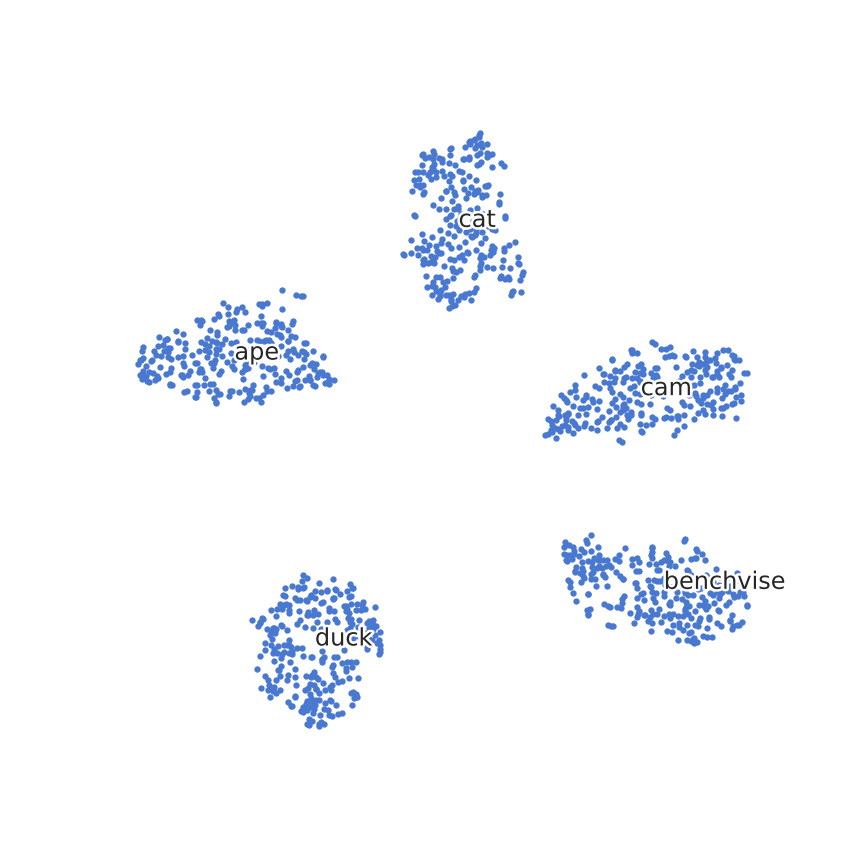
//> input picture embeddings.png, 864 x 864 px
$ ./Sobel_Filter ../embeddings.png   (built with g++ and OpenCV 4)
//> lines starting //> are read from the running program, lines starting //| are printed output that depends on the picture
#include <opencv2/imgproc.hpp>
//#include <opencv2/highui.hpp>
#include <opencv2/opencv.hpp>
#include <iostream>

using namespace cv;
using namespace std;

int main(int argc, char** argv)
{
	cv::CommandLineParser parser(argc, argv,
					"{@input    |lena.png|input image}"
					"{ksize    k|1|ksize (press 'k' to increase value)}"
					"{scale    s|1|ksize (press 's' to increase value)}"
					"{delta    d|0|ksize (press 'd' to increase value)}"
					"{help     h|false|press 'k' to show help}");

	cout<<"This program uses Sobel filters for edge detection\n\n";
	parser.printMessage();
	cout<<"\nPress ESC to exit. \nR to reset values";

	// Declaring Variables

	Mat image, src, src_gray;
	Mat grad;
	const String window_name = "Sobel Demo - Edge Detector";
	int ksize = parser.get<int>("ksize");
	int scale = parser.get<int>("scale");
	int delta = parser.get<int>("delta");
	int ddepth = CV_16S;

	String imageName = parser.get<String>("@input");
	image = imread(imageName, IMREAD_COLOR);
//> image is the input picture: 864 rows x 864 cols, CV_8UC3; mean B, G, R 252.6, 249, 247

	for(;;)
	{
		//removing noise by gaussian blur
		GaussianBlur(image, src, Size(3,3), 0, 0, BORDER_DEFAULT);

		// Convert to Grayscale
		cvtColor(src, src_gray, COLOR_BGR2GRAY);
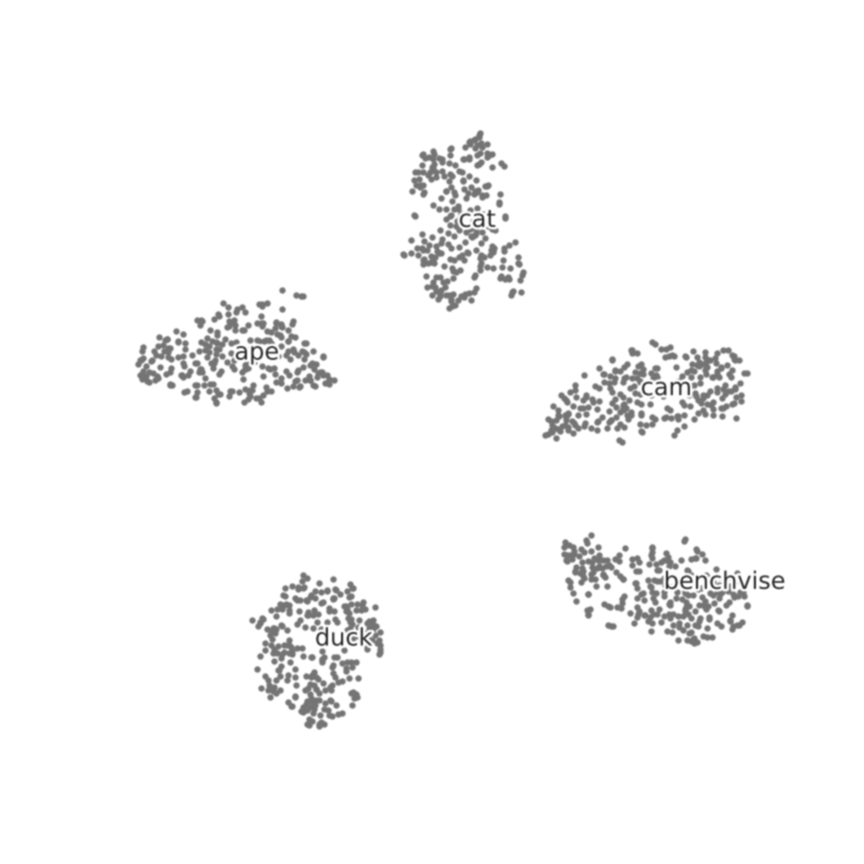
//> src_gray: 864 rows x 864 cols, CV_8UC1; min 46, max 255, mean 248.8

		// calculating Gradients
		Mat grad_x, grad_y;
		Mat abs_grad_x, abs_grad_y;

		Sobel(src_gray, grad_x, ddepth, 1, 0, ksize, scale, delta, BORDER_DEFAULT);
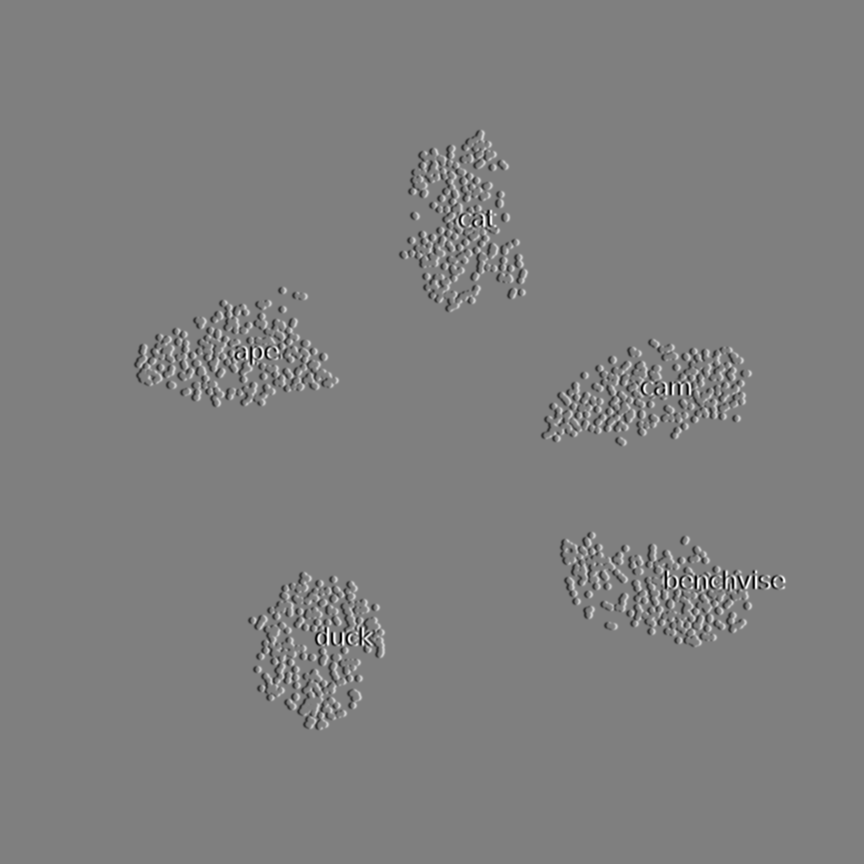
//> grad_x: 864 rows x 864 cols, CV_16SC1; min -163, max 163, mean 0; drawn with min black and max white

		Sobel(src_gray, grad_y, ddepth, 0, 1, ksize, scale, delta, BORDER_DEFAULT);
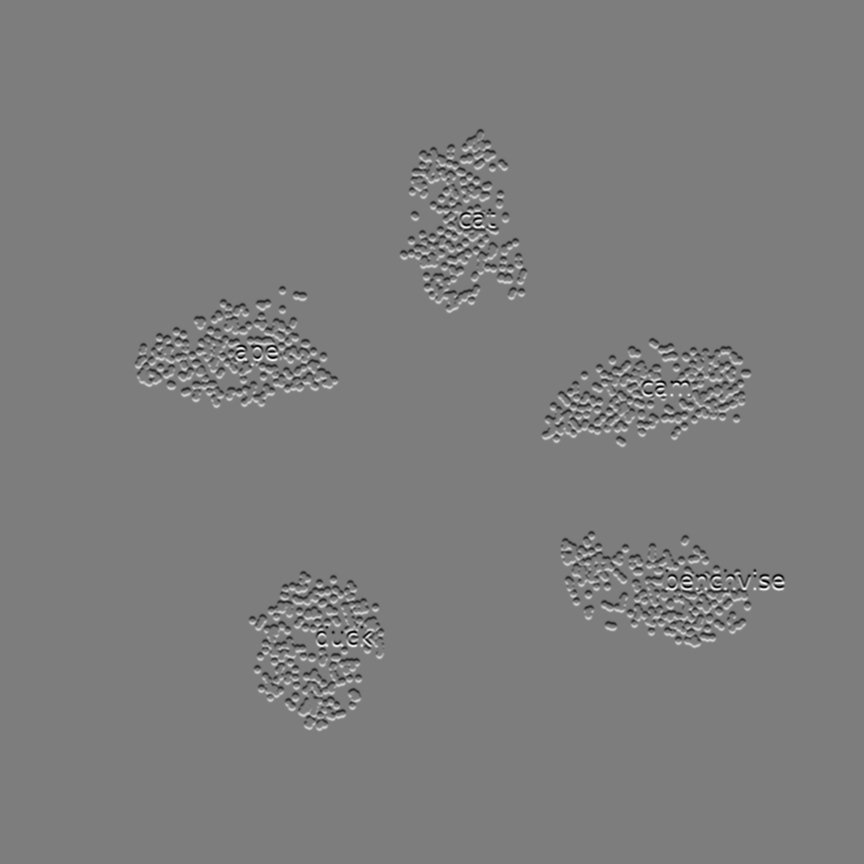
//> grad_y: 864 rows x 864 cols, CV_16SC1; min -153, max 158, mean 0; drawn with min black and max white

		// Converting back to CV_8U
		convertScaleAbs(grad_x, abs_grad_x);
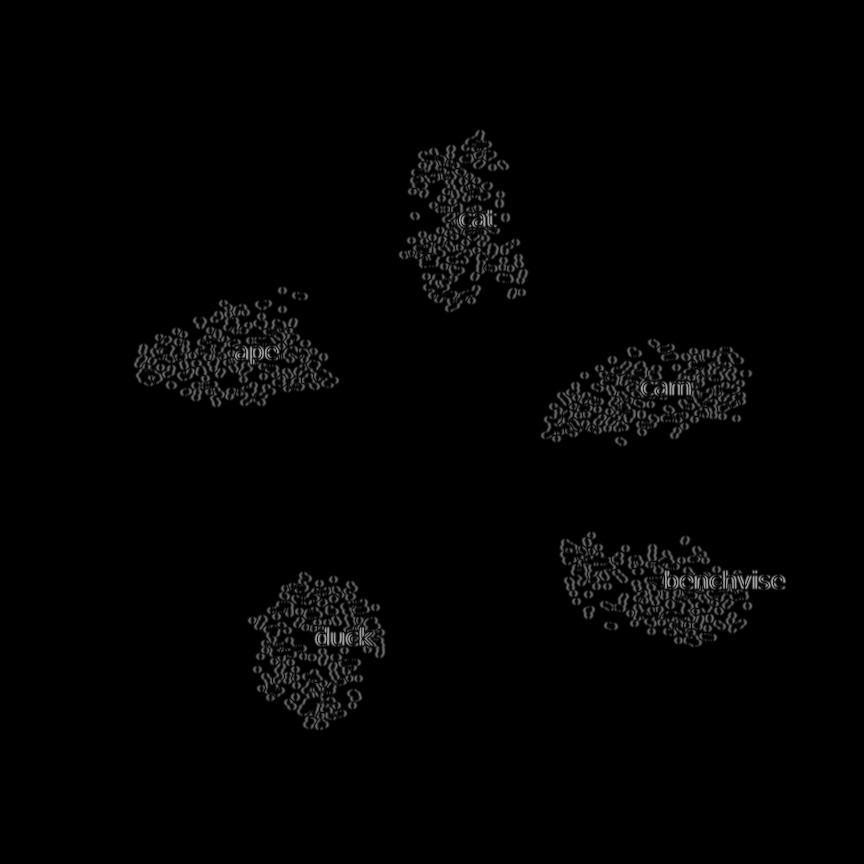
//> abs_grad_x: 864 rows x 864 cols, CV_8UC1; min 0, max 163, mean 3.1
		convertScaleAbs(grad_y, abs_grad_y);
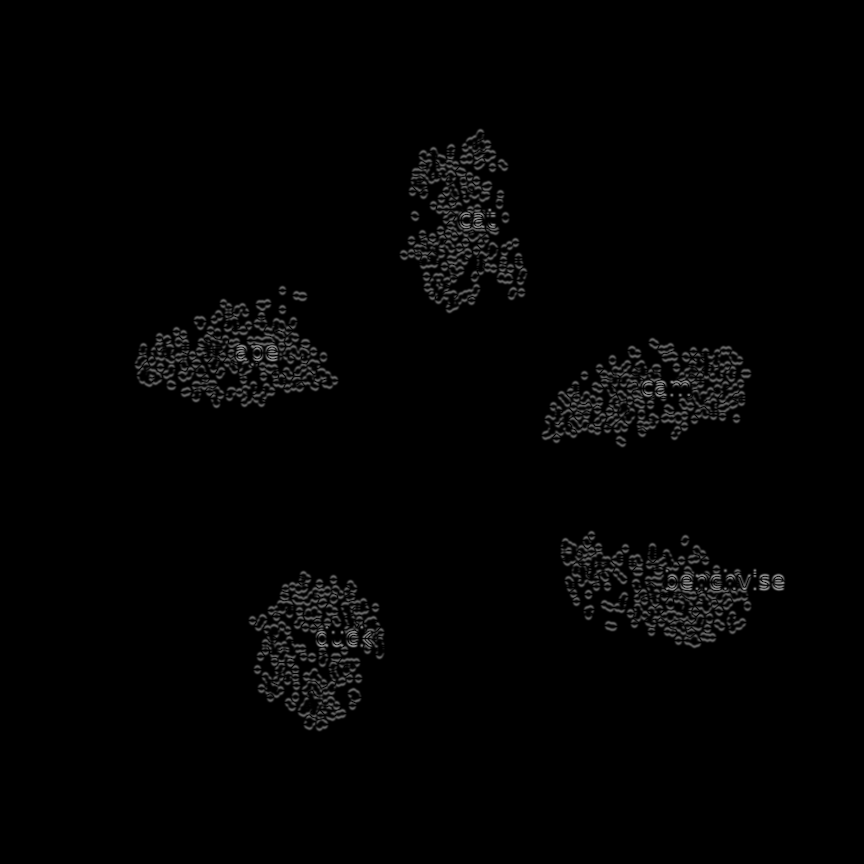
//> abs_grad_y: 864 rows x 864 cols, CV_8UC1; min 0, max 158, mean 3

		addWeighted(abs_grad_x, 0.5, abs_grad_y, 0.5, 0, grad);

		imshow(window_name, grad);
		char key = (char)waitKey(0);
//> the Esc key is pressed

		if(key == 27)
    		{
      			return 0;
//> (the program exits here)
